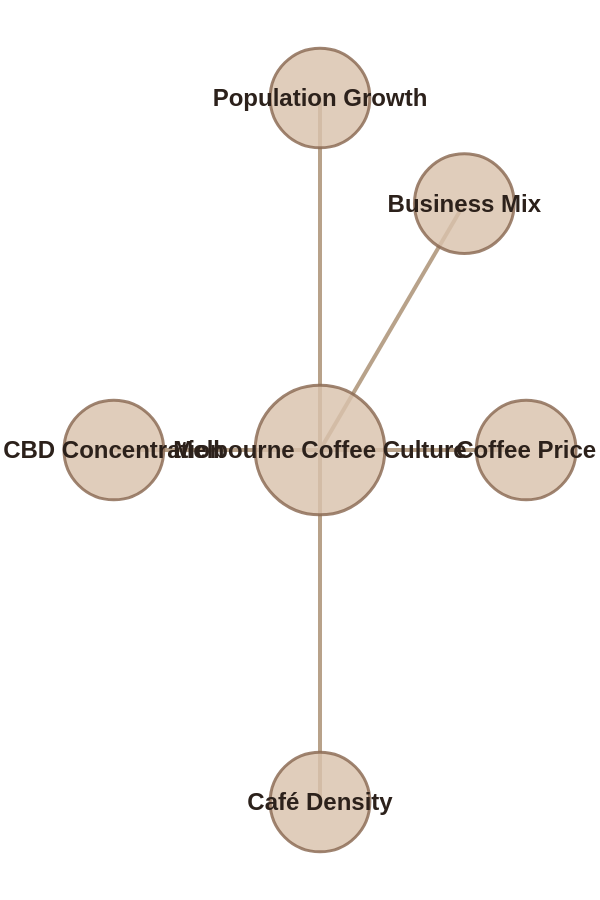

Vega-Lite specification for this chart:
### Vega-Lite specification from a JSON file in a GitHub repository (floating-point values rounded to 4 significant figures)
{"$schema": "https://vega.github.io/schema/vega-lite/v6.json", "width": "container", "height": 440, "autosize": {"type": "fit-x", "contains": "padding"}, "layer": [{"data": {"values": [{"x": 0, "y": 0, "x2": 0, "y2": 1}, {"x": 0, "y": 0, "x2": 1, "y2": 0}, {"x": 0, "y": 0, "x2": 0, "y2": -1}, {"x": 0, "y": 0, "x2": -1, "y2": 0}, {"x": 0, "y": 0, "x2": 0.7, "y2": 0.7}]}, "mark": {"type": "rule", "strokeWidth": 2, "color": "#b8a28a"}, "encoding": {"x": {"field": "x", "type": "quantitative", "axis": null, "scale": {"domain": [-1.3, 1.3]}}, "y": {"field": "y", "type": "quantitative", "axis": null, "scale": {"domain": [-1.25, 1.25]}}, "x2": {"field": "x2"}, "y2": {"field": "y2"}}}, {"data": {"values": [{"label": "Melbourne Coffee Culture", "x": 0, "y": 0, "size": 4200}, {"label": "Population Growth", "x": 0, "y": 1, "size": 1800}, {"label": "Coffee Price", "x": 1, "y": 0, "size": 1800}, {"label": "Café Density", "x": 0, "y": -1, "size": 1800}, {"label": "CBD Concentration", "x": -1, "y": 0, "size": 1800}, {"label": "Business Mix", "x": 0.7, "y": 0.7, "size": 1800}]}, "mark": {"type": "circle", "opacity": 0.82, "color": "#d9c3ad", "stroke": "#8a6a52", "strokeWidth": 1.5}, "encoding": {"x": {"field": "x", "type": "quantitative", "axis": null, "scale": {"domain": [-1.3, 1.3]}}, "y": {"field": "y", "type": "quantitative", "axis": null, "scale": {"domain": [-1.25, 1.25]}}, "size": {"field": "size", "type": "quantitative", "legend": null, "scale": {"range": [1200, 4200]}}}}, {"data": {"values": [{"label": "Melbourne Coffee Culture", "x": 0, "y": 0}, {"label": "Population Growth", "x": 0, "y": 1}, {"label": "Coffee Price", "x": 1, "y": 0}, {"label": "Café Density", "x": 0, "y": -1}, {"label": "CBD Concentration", "x": -1, "y": 0}, {"label": "Business Mix", "x": 0.7, "y": 0.7}]}, "mark": {"type": "text", "color": "#2c211b", "fontSize": 12, "fontWeight": "bold"}, "encoding": {"x": {"field": "x", "type": "quantitative", "axis": null, "scale": {"domain": [-1.3, 1.3]}}, "y": {"field": "y", "type": "quantitative", "axis": null, "scale": {"domain": [-1.25, 1.25]}}, "text": {"field": "label"}}}], "config": {"view": {"stroke": null}}}
